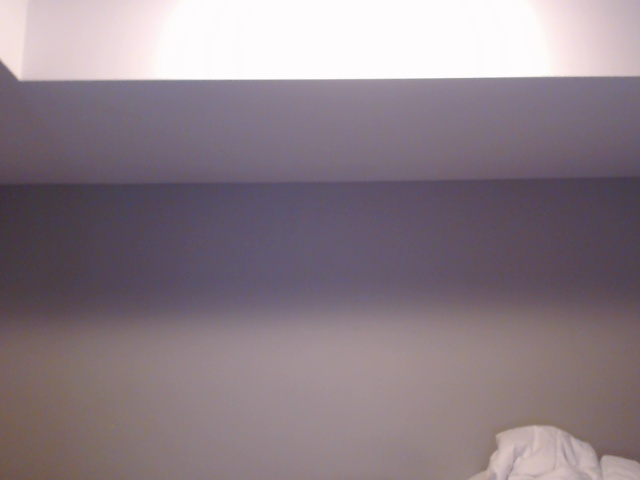
#> input picture images/bg.jpg, 640 x 480 px, given in place of the camera
$ jupyter execute --allow-errors Hand_Gesture.ipynb   (shell and % lines are left out)   (text cells are left out)
#> lines starting #> are read from the running program, lines starting #| are printed output that depends on the picture; after the words box and inside, x2 and y2 are one past the last pixel; in counts of white or black regions, pixels touching at a corner belong together
[cell 1]
import sys # system functions (ie. exiting the program)
import os # operating system functions (ie. path building on Windows vs. MacOs)
import time # for time operations
import uuid # for generating unique file names
import math # math functions

from IPython.display import display as ipydisplay, Image, clear_output, HTML # for interacting with the notebook better

import numpy as np # matrix operations (ie. difference between two matricies)
import cv2 # (OpenCV) computer vision functions (ie. tracking)
(major_ver, minor_ver, subminor_ver) = (cv2.__version__).split('.')
print('OpenCV Version: {}.{}.{}'.format(major_ver, minor_ver, subminor_ver))

import matplotlib.pyplot as plt # (optional) for plotting and showing images inline

import keras # high level api to tensorflow (or theano, CNTK, etc.) and useful image preprocessing
from keras import backend as K
from keras.preprocessing.image import ImageDataGenerator, load_img, img_to_array
from keras.models import Sequential, load_model, model_from_json
from keras.layers import Dense, Dropout, Activation, Flatten
from keras.layers import Conv2D, MaxPooling2D
print('Keras image data format: {}'.format(K.image_data_format()))
#> (this line was passed over: keras is not available in this run)

[cell 2]
IMAGES_FOLDER = os.path.join('images') # images for visuals

MODEL_PATH = os.path.join('model')
MODEL_FILE = os.path.join(MODEL_PATH, 'hand_model_gray.hdf5') # path to model weights and architechture file
MODEL_HISTORY = os.path.join(MODEL_PATH, 'model_history.txt') # path to model training history

[cell 3]
def bgrtorgb(image):
    return cv2.cvtColor(image.copy(), cv2.COLOR_BGR2RGB)

[cell 4]
# Helper function for applying a mask to an array
def mask_array(array, imask):
    if array.shape[:2] != imask.shape:
        raise Exception("Shapes of input and imask are incompatible")
    output = np.zeros_like(array, dtype=np.uint8)
    for i, row in enumerate(imask):
        output[i, row] = array[i, row]
    return output


# Begin capturing video
video = cv2.VideoCapture(0)
if not video.isOpened():
    print("Could not open video")
    sys.exit()


# Read first frame
ok, frame = video.read()
#> frame is the input picture: shape (480, 640, 3); mean B, G, R 134.6, 126.4, 139.7
if not ok:
    print("Cannot read video")
    sys.exit()
# Use the first frame as an initial background frame
bg = frame.copy()


# Kernel for erosion and dilation of masks
kernel = np.ones((3,3),np.uint8)


# Capture, process, display loop
while True:
    # Read a new frame
    ok, frame = video.read()
    if not ok:
        break


    # Start timer
    timer = cv2.getTickCount()


    # Processing
    # First find the absolute difference between the two images
    diff = cv2.absdiff(bg, frame)
#> diff: shape (480, 640, 3); every value is 0
    mask = cv2.cvtColor(diff, cv2.COLOR_BGR2GRAY)
#> mask: shape (480, 640); every value is 0
    # Threshold the mask
    th, thresh = cv2.threshold(mask, 10, 255, cv2.THRESH_BINARY)
    # Opening, closing and dilation
    opening = cv2.morphologyEx(thresh, cv2.MORPH_OPEN, kernel)
    closing = cv2.morphologyEx(opening, cv2.MORPH_CLOSE, kernel)
    img_dilation = cv2.dilate(closing, kernel, iterations=2)
    # Get mask indexes
    imask = img_dilation > 0
    # Get foreground from mask
    foreground = mask_array(frame, imask)


    # Calculate Frames per second (FPS)
    fps = cv2.getTickFrequency() / (cv2.getTickCount() - timer)
    # Display FPS on frame
    cv2.putText(frame, "FPS : " + str(int(fps)), (100, 30), cv2.FONT_HERSHEY_SIMPLEX, 0.65, (50, 170, 50), 2)
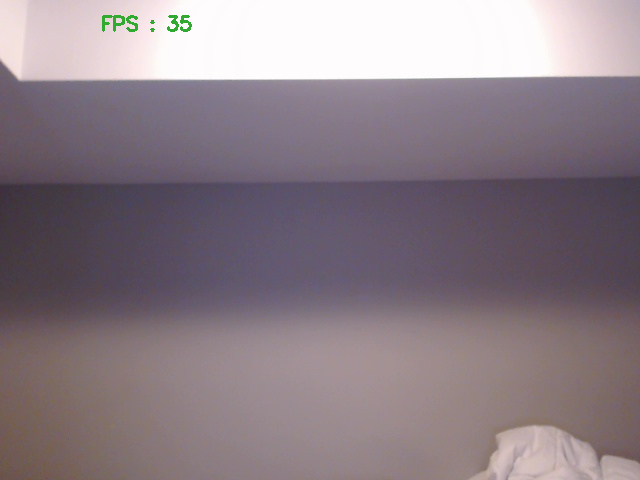
#> frame: shape (480, 640, 3); 0.18% of pixels changed, all inside (x1, y1, x2, y2) = (102, 15, 192, 32)


    # Display result
    cv2.imshow("frame", frame)
    # Display diff
    cv2.imshow("diff", diff)
    # Display thresh
    cv2.imshow("thresh", thresh)
    # Display mask
    cv2.imshow("img_dilation", img_dilation)
    # Display foreground
    cv2.imshow("foreground", foreground)


    k = cv2.waitKey(1) & 0xff
#> (key Esc is pressed here)
    if k == 27: break # ESC pressed
    elif k == 114 or k == 112:
        # r pressed
        bg = frame.copy()
    elif k != 255: print(k)

cv2.destroyAllWindows()
video.release()

[cell 5]
# Set up tracker.
# [21 lines left out: function setup_tracker, not called in this run]

# Helper function for applying a mask to an array
def mask_array(array, imask):
    if array.shape[:2] != imask.shape:
        raise Exception("Shapes of input and imask are incompatible")
    output = np.zeros_like(array, dtype=np.uint8)
    for i, row in enumerate(imask):
        output[i, row] = array[i, row]
    return output


# Begin capturing video
video = cv2.VideoCapture(0)
if not video.isOpened():
    print("Could not open video")
    sys.exit()


# Read first frame
ok, frame = video.read()
if not ok:
    print("Cannot read video")
    sys.exit()
# Use the first frame as an initial background frame
bg = frame.copy()


# Kernel for erosion and dilation of masks
kernel = np.ones((3,3),np.uint8)


# Tracking
# Bounding box -> (TopRightX, TopRightY, Width, Height)
bbox_initial = (60, 60, 170, 170)
bbox = bbox_initial
# Tracking status, -1 for not tracking, 0 for unsuccessful tracking, 1 for successful tracking
tracking = -1


# Text display positions
positions = {
    'fps': (15, 20)
}


# Capture, process, display loop
while True:
    # Read a new frame
    ok, frame = video.read()
    display = frame.copy()
    if not ok:
        break


    # Start timer
    timer = cv2.getTickCount()


    # Processing
    # First find the absolute difference between the two images
    diff = cv2.absdiff(bg, frame)
    mask = cv2.cvtColor(diff, cv2.COLOR_BGR2GRAY)
    # Threshold the mask
    th, thresh = cv2.threshold(mask, 10, 255, cv2.THRESH_BINARY)
    # Opening, closing and dilation
    opening = cv2.morphologyEx(thresh, cv2.MORPH_OPEN, kernel)
    closing = cv2.morphologyEx(opening, cv2.MORPH_CLOSE, kernel)
    img_dilation = cv2.dilate(closing, kernel, iterations=2)
    # Get mask indexes
    imask = img_dilation > 0
    # Get foreground from mask
    foreground = mask_array(frame, imask)
    foreground_display = foreground.copy()


    # If tracking is active, update the tracker
    if tracking != -1:
        tracking, bbox = tracker.update(foreground)
        tracking = int(tracking)


    # Use numpy array indexing to crop the hand
    hand_crop = frame[int(bbox[1]):int(bbox[1]+bbox[3]), int(bbox[0]):int(bbox[0]+bbox[2])]
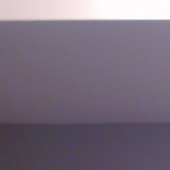
#> hand_crop: shape (170, 170, 3); mean B, G, R 124.1, 109.7, 120.2


    # Draw bounding box
    p1 = (int(bbox[0]), int(bbox[1]))
    p2 = (int(bbox[0] + bbox[2]), int(bbox[1] + bbox[3]))
    cv2.rectangle(foreground_display, p1, p2, (255, 0, 0), 2, 1)
    cv2.rectangle(display, p1, p2, (255, 0, 0), 2, 1)


    # Calculate Frames per second (FPS)
    fps = cv2.getTickFrequency() / (cv2.getTickCount() - timer)
    # Display FPS on frame
    cv2.putText(foreground_display, "FPS : " + str(int(fps)), positions['fps'], cv2.FONT_HERSHEY_SIMPLEX, 0.65, (50, 170, 50), 2)
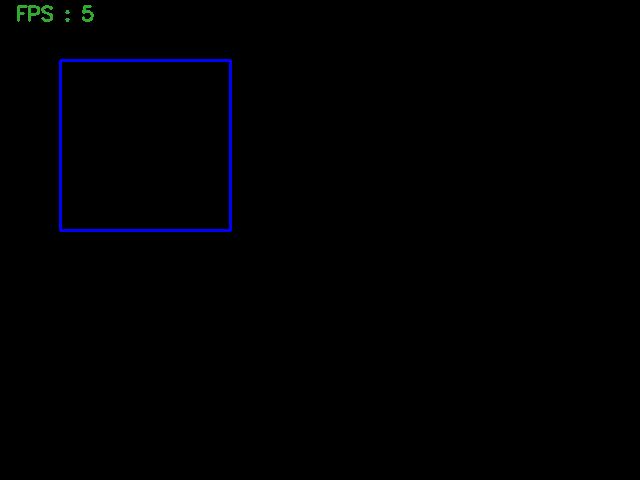
#> foreground_display: shape (480, 640, 3); mean B, G, R 1.8, 0.2, 0.1
    cv2.putText(display, "FPS : " + str(int(fps)), positions['fps'], cv2.FONT_HERSHEY_SIMPLEX, 0.65, (50, 170, 50), 2)
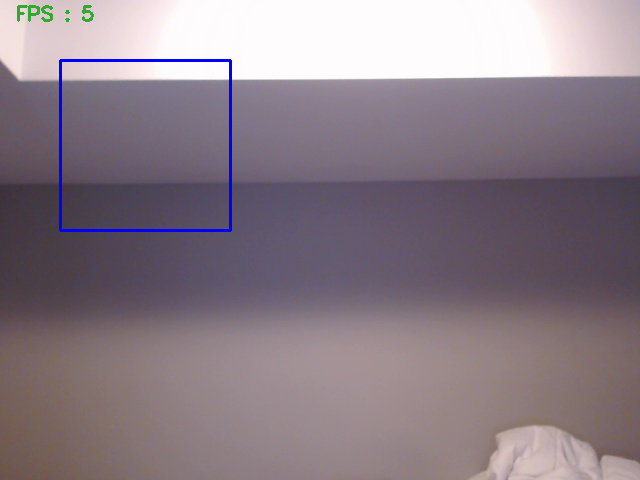
#> display: shape (480, 640, 3); mean B, G, R 135.1, 125.5, 138.5


    # Display result
    cv2.imshow("display", display)
    # Display diff
    cv2.imshow("diff", diff)
    # Display thresh
    cv2.imshow("thresh", thresh)
    # Display mask
    cv2.imshow("img_dilation", img_dilation)
    try:
        # Display hand_crop
        cv2.imshow("hand_crop", hand_crop)
    except:
        pass
    # Display foreground_display
    cv2.imshow("foreground_display", foreground_display)


    k = cv2.waitKey(1) & 0xff
#> (key Esc is pressed here)

    if k == 27: break # ESC pressed
    elif k == 114 or k == 112:
        # r pressed
        bg = frame.copy()
        bbox = bbox_initial
        tracking = -1
    elif k == 116:
        # t pressed
        # Initialize tracker with first frame and bounding box
        tracker = setup_tracker(2)
        tracking = tracker.init(frame, bbox)
    elif k == 115:
        # s pressed
        fname = os.path.join("data", CURR_POS, "{}_{}.jpg".format(CURR_POS, get_unique_name(os.path.join("data", CURR_POS))))
        cv2.imwrite(fname, hand_crop)
    elif k != 255: print(k)

cv2.destroyAllWindows()
video.release()

[cell 6]
classes = {
    0: 'fist',
    1: 'five',
    2: 'point',
    3: 'swing'
}

CURR_POSE = 'swing'
DATA = 'validation_data'

# Set up tracker.
# [21 lines left out: function setup_tracker, not called in this run]

# Helper function for applying a mask to an array
def mask_array(array, imask):
    if array.shape[:2] != imask.shape:
        raise Exception("Shapes of input and imask are incompatible")
    output = np.zeros_like(array, dtype=np.uint8)
    for i, row in enumerate(imask):
        output[i, row] = array[i, row]
    return output


# Begin capturing video
video = cv2.VideoCapture(0)
if not video.isOpened():
    print("Could not open video")
    sys.exit()


# Read first frame
ok, frame = video.read()
if not ok:
    print("Cannot read video")
    sys.exit()
# Use the first frame as an initial background frame
bg = frame.copy()


# Kernel for erosion and dilation of masks
kernel = np.ones((3,3),np.uint8)


# Tracking
# Bounding box -> (TopRightX, TopRightY, Width, Height)
bbox_initial = (60, 60, 170, 170)
bbox = bbox_initial
# Tracking status, -1 for not tracking, 0 for unsuccessful tracking, 1 for successful tracking
tracking = -1


# Text display positions
positions = {
    'hand_pose': (15, 40),
    'fps': (15, 20)
}


# Image count for file name
img_count = 0

# Capture, process, display loop
while True:
    # Read a new frame
    ok, frame = video.read()
    display = frame.copy()
    if not ok:
        break


    # Start timer
    timer = cv2.getTickCount()


    # Processing
    # First find the absolute difference between the two images
    diff = cv2.absdiff(bg, frame)
    mask = cv2.cvtColor(diff, cv2.COLOR_BGR2GRAY)
    # Threshold the mask
    th, thresh = cv2.threshold(mask, 10, 255, cv2.THRESH_BINARY)
    # Opening, closing and dilation
    opening = cv2.morphologyEx(thresh, cv2.MORPH_OPEN, kernel)
    closing = cv2.morphologyEx(opening, cv2.MORPH_CLOSE, kernel)
    img_dilation = cv2.dilate(closing, kernel, iterations=2)
    # Get mask indexes
    imask = img_dilation > 0
    # Get foreground from mask
    foreground = mask_array(frame, imask)
    foreground_display = foreground.copy()


    # If tracking is active, update the tracker
    if tracking != -1:
        tracking, bbox = tracker.update(foreground)
        tracking = int(tracking)


    # Use numpy array indexing to crop the foreground frame
    hand_crop = img_dilation[int(bbox[1]):int(bbox[1]+bbox[3]), int(bbox[0]):int(bbox[0]+bbox[2])]
#> hand_crop: shape (170, 170); every value is 0


    # Draw bounding box
    p1 = (int(bbox[0]), int(bbox[1]))
    p2 = (int(bbox[0] + bbox[2]), int(bbox[1] + bbox[3]))
    cv2.rectangle(foreground_display, p1, p2, (255, 0, 0), 2, 1)
    cv2.rectangle(display, p1, p2, (255, 0, 0), 2, 1)


    # Calculate Frames per second (FPS)
    fps = cv2.getTickFrequency() / (cv2.getTickCount() - timer)
    # Display FPS on frame
    cv2.putText(foreground_display, "FPS : " + str(int(fps)), positions['fps'], cv2.FONT_HERSHEY_SIMPLEX, 0.65, (50, 170, 50), 2)
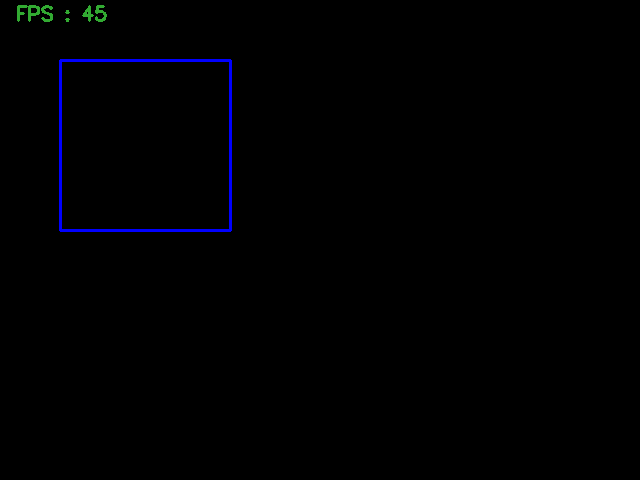
#> foreground_display: shape (480, 640, 3); mean B, G, R 1.8, 0.3, 0.1
    cv2.putText(display, "FPS : " + str(int(fps)), positions['fps'], cv2.FONT_HERSHEY_SIMPLEX, 0.65, (50, 170, 50), 2)
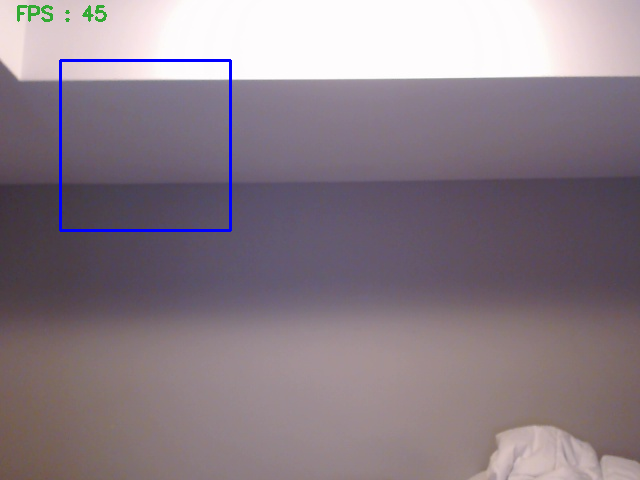
#> display: shape (480, 640, 3); mean B, G, R 135.1, 125.5, 138.5


    # Display result
    cv2.imshow("display", display)
    # Display diff
    cv2.imshow("diff", diff)
    # Display thresh
    cv2.imshow("thresh", thresh)
    # Display mask
    cv2.imshow("img_dilation", img_dilation)
    try:
        # Display hand_crop
        cv2.imshow("hand_crop", hand_crop)
    except:
        pass
    # Display foreground_display
    cv2.imshow("foreground_display", foreground_display)


    k = cv2.waitKey(1) & 0xff
#> (key Esc is pressed here)

    if k == 27: break # ESC pressed
    elif k == 114 or k == 112:
        # r pressed
        bg = frame.copy()
        bbox = bbox_initial
        tracking = -1
    elif k == 116:
        # t pressed
        # Initialize tracker with first frame and bounding box
        tracker = setup_tracker(2)
        tracking = tracker.init(frame, bbox)
    elif k == 115:
        # s pressed
        img_count += 1
        fname = os.path.join(DATA, CURR_POSE, "{}_{}.jpg".format(CURR_POSE, img_count))
        cv2.imwrite(fname, hand_crop)
    elif k != 255: print(k)

cv2.destroyAllWindows()
video.release()

#> (a cell that did not finish here is left out)

[cell 8]
batch_size = 16

#> (the rest of this cell did not finish here and is left out)

#> (a cell that did not finish here is left out)

[cell 10]
"""
model.fit_generator(
    generator=training_generator,
    steps_per_epoch=2000 // batch_size,
    epochs=50,
    verbose=1,
    validation_data=validation_generator,
    validation_steps=200 // batch_size,
    workers=8,
)
"""

[cell 11]
import re
#> (the rest of this cell did not finish here and is left out)

[cell 12]
# model.save("hand_model_gray.hdf5")

#> (a cell that did not finish here is left out)

[cell 14]
classes = {
    0: 'fist',
    1: 'five',
    2: 'point',
    3: 'swing'
}

# Set up tracker.
# [21 lines left out: function setup_tracker, not called in this run]

# Helper function for applying a mask to an array
def mask_array(array, imask):
    if array.shape[:2] != imask.shape:
        raise Exception("Shapes of input and imask are incompatible")
    output = np.zeros_like(array, dtype=np.uint8)
    for i, row in enumerate(imask):
        output[i, row] = array[i, row]
    return output


# Begin capturing video
video = cv2.VideoCapture(0)
if not video.isOpened():
    print("Could not open video")
    sys.exit()


# Read first frame
ok, frame = video.read()
if not ok:
    print("Cannot read video")
    sys.exit()
# Use the first frame as an initial background frame
bg = frame.copy()


# Kernel for erosion and dilation of masks
kernel = np.ones((3,3),np.uint8)


# Display positions (pixel coordinates)
positions = {
    'hand_pose': (15, 40), # hand pose text
    'fps': (15, 20), # fps counter
    'null_pos': (200, 200) # used as null point for mouse control
}


# Tracking
# Bounding box -> (TopRightX, TopRightY, Width, Height)
bbox_initial = (116, 116, 170, 170) # Starting position for bounding box
bbox = bbox_initial
# Tracking status, -1 for not tracking, 0 for unsuccessful tracking, 1 for successful tracking
tracking = -1


# Capture, process, display loop
while True:
    # Read a new frame
    ok, frame = video.read()
    display = frame.copy()
    data_display = np.zeros_like(display, dtype=np.uint8) # Black screen to display data
    if not ok:
        break


    # Start timer
    timer = cv2.getTickCount()


    # Processing
    # First find the absolute difference between the two images
    diff = cv2.absdiff(bg, frame)
    mask = cv2.cvtColor(diff, cv2.COLOR_BGR2GRAY)
    # Threshold the mask
    th, thresh = cv2.threshold(mask, 10, 255, cv2.THRESH_BINARY)
    # Opening, closing and dilation
    opening = cv2.morphologyEx(thresh, cv2.MORPH_OPEN, kernel)
    closing = cv2.morphologyEx(opening, cv2.MORPH_CLOSE, kernel)
    img_dilation = cv2.dilate(closing, kernel, iterations=2)
    # Get mask indexes
    imask = img_dilation > 0
    # Get foreground from mask
    foreground = mask_array(frame, imask)
    foreground_display = foreground.copy()


    # If tracking is active, update the tracker
    if tracking != -1:
        tracking, bbox = tracker.update(foreground)
        tracking = int(tracking)


    # Use numpy array indexing to crop the foreground frame
    hand_crop = img_dilation[int(bbox[1]):int(bbox[1]+bbox[3]), int(bbox[0]):int(bbox[0]+bbox[2])]
    try:
        # Resize cropped hand and make prediction on gesture
        hand_crop_resized = np.expand_dims(cv2.resize(hand_crop, (54, 54)), axis=0).reshape((1, 54, 54, 1))
        prediction = hand_model.predict(hand_crop_resized)
        predi = prediction[0].argmax() # Get the index of the greatest confidence
        gesture = classes[predi]

        for i, pred in enumerate(prediction[0]):
            # Draw confidence bar for each gesture
            barx = positions['hand_pose'][0]
            bary = 60 + i*60
            bar_height = 20
            bar_length = int(400 * pred) + barx # calculate length of confidence bar

            # Make the most confidence prediction green
            if i == predi:
                colour = (0, 255, 0)
            else:
                colour = (0, 0, 255)

            cv2.putText(data_display, "{}: {}".format(classes[i], pred), (positions['hand_pose'][0], 30 + i*60), cv2.FONT_HERSHEY_SIMPLEX, 0.75, (255, 255, 255), 2)
            cv2.rectangle(data_display, (barx, bary), (bar_length, bary - bar_height), colour, -1, 1)

        cv2.putText(display, "hand pose: {}".format(gesture), positions['hand_pose'], cv2.FONT_HERSHEY_SIMPLEX, 0.75, (0, 0, 255), 2)
        cv2.putText(foreground_display, "hand pose: {}".format(gesture), positions['hand_pose'], cv2.FONT_HERSHEY_SIMPLEX, 0.75, (0, 0, 255), 2)
    except Exception as ex:
        cv2.putText(display, "hand pose: error", positions['hand_pose'], cv2.FONT_HERSHEY_SIMPLEX, 0.75, (0, 0, 255), 2)
        cv2.putText(foreground_display, "hand pose: error", positions['hand_pose'], cv2.FONT_HERSHEY_SIMPLEX, 0.75, (0, 0, 255), 2)


    # Draw bounding box
    p1 = (int(bbox[0]), int(bbox[1]))
    p2 = (int(bbox[0] + bbox[2]), int(bbox[1] + bbox[3]))
    cv2.rectangle(foreground_display, p1, p2, (255, 0, 0), 2, 1)
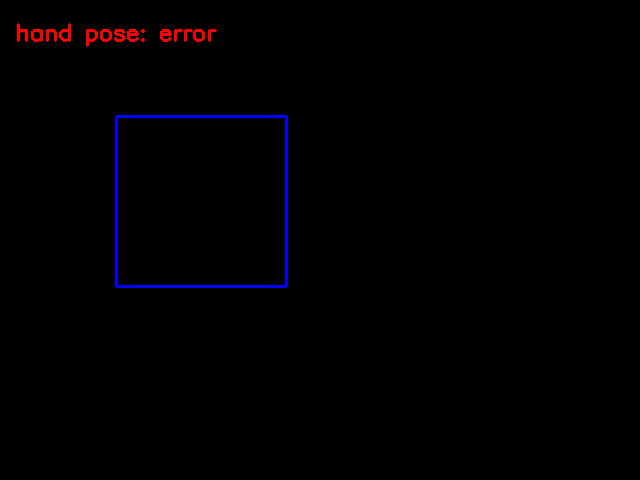
#> foreground_display: shape (480, 640, 3); mean B, G, R 1.7, 0, 1
    cv2.rectangle(display, p1, p2, (255, 0, 0), 2, 1)
#> display: shape (480, 640, 3); mean B, G, R 134.7, 124.9, 139.1


    # Move the mouse
    hand_pos = ((p1[0] + p2[0])//2, (p1[1] + p2[1])//2)
    mouse_change = ((p1[0] + p2[0])//2 - positions['null_pos'][0], positions['null_pos'][0] - (p1[1] + p2[1])//2)
    # Draw mouse points
    cv2.circle(display, positions['null_pos'], 5, (0,0,255), -1)
#> display: shape (480, 640, 3); mean B, G, R 134.6, 124.9, 139.1
#> (the rest of the program and of its run is left out)
